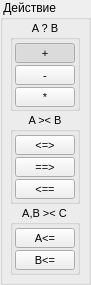
   <widget class="QGroupBox" name="Deystviya_groupBox">
    <property name="geometry">
     <rect>
      <x>220</x>
      <y>10</y>
      <width>91</width>
      <height>285</height>
     </rect>
    </property>
    <property name="title">
     <string> Действие</string>
    </property>
    <widget class="QGroupBox" name="ABvC">
     <property name="geometry">
      <rect>
       <x>10</x>
       <y>20</y>
       <width>70</width>
       <height>91</height>
      </rect>
     </property>
     <property name="font">
      <font>
       <pointsize>8</pointsize>
      </font>
     </property>
     <property name="title">
      <string>A ? B</string>
     </property>
     <property name="alignment">
      <set>Qt::AlignCenter</set>
     </property>
     <widget class="QPushButton" name="Raznost_pushButton">
      <property name="geometry">
       <rect>
        <x>5</x>
        <y>45</y>
        <width>60</width>
        <height>20</height>
       </rect>
      </property>
      <property name="text">
       <string>-</string>
      </property>
      <property name="checkable">
       <bool>true</bool>
      </property>
      <property name="autoExclusive">
       <bool>true</bool>
      </property>
      <property name="autoDefault">
       <bool>false</bool>
      </property>
      <property name="default">
       <bool>false</bool>
      </property>
     </widget>
     <widget class="QPushButton" name="Umnoj_pushButton">
      <property name="geometry">
       <rect>
        <x>5</x>
        <y>67</y>
        <width>60</width>
        <height>20</height>
       </rect>
      </property>
      <property name="text">
       <string>*</string>
      </property>
      <property name="checkable">
       <bool>true</bool>
      </property>
      <property name="autoExclusive">
       <bool>true</bool>
      </property>
      <property name="autoDefault">
       <bool>false</bool>
      </property>
      <property name="default">
       <bool>false</bool>
      </property>
     </widget>
     <widget class="QPushButton" name="Summa_pushButton">
      <property name="geometry">
       <rect>
        <x>5</x>
        <y>23</y>
        <width>60</width>
        <height>20</height>
       </rect>
      </property>
      <property name="text">
       <string>+</string>
      </property>
      <property name="checkable">
       <bool>true</bool>
      </property>
      <property name="checked">
       <bool>true</bool>
      </property>
      <property name="autoRepeat">
       <bool>false</bool>
      </property>
      <property name="autoExclusive">
       <bool>true</bool>
      </property>
      <property name="autoDefault">
       <bool>false</bool>
      </property>
      <property name="default">
       <bool>false</bool>
      </property>
     </widget>
    </widget>
    <widget class="QGroupBox" name="ABizAB_groupBox">
     <property name="geometry">
      <rect>
       <x>10</x>
       <y>112</y>
       <width>70</width>
       <height>92</height>
      </rect>
     </property>
     <property name="font">
      <font>
       <pointsize>8</pointsize>
      </font>
     </property>
     <property name="title">
      <string>A &gt;&lt; B</string>
     </property>
     <property name="alignment">
      <set>Qt::AlignCenter</set>
     </property>
     <widget class="QPushButton" name="ABpomemyat">
      <property name="geometry">
       <rect>
        <x>5</x>
        <y>23</y>
        <width>60</width>
        <height>20</height>
       </rect>
      </property>
      <property name="text">
       <string>&lt;=&gt;</string>
      </property>
      <property name="checkable">
       <bool>false</bool>
      </property>
      <property name="autoDefault">
       <bool>false</bool>
      </property>
      <property name="default">
       <bool>false</bool>
      </property>
     </widget>
     <widget class="QPushButton" name="izBvA">
      <property name="geometry">
       <rect>
        <x>5</x>
        <y>67</y>
        <width>60</width>
        <height>20</height>
       </rect>
      </property>
      <property name="text">
       <string>&lt;==</string>
      </property>
      <property name="checkable">
       <bool>false</bool>
      </property>
      <property name="autoDefault">
       <bool>false</bool>
      </property>
      <property name="default">
       <bool>false</bool>
      </property>
     </widget>
     <widget class="QPushButton" name="izAvB">
      <property name="geometry">
       <rect>
        <x>5</x>
        <y>45</y>
        <width>60</width>
        <height>20</height>
       </rect>
      </property>
      <property name="text">
       <string>==&gt;</string>
      </property>
      <property name="checkable">
       <bool>false</bool>
      </property>
      <property name="autoDefault">
       <bool>false</bool>
      </property>
      <property name="default">
       <bool>false</bool>
      </property>
     </widget>
    </widget>
    <widget class="QGroupBox" name="ABizC_groupBox">
     <property name="geometry">
      <rect>
       <x>10</x>
       <y>205</y>
       <width>70</width>
       <height>70</height>
      </rect>
     </property>
     <property name="font">
      <font>
       <pointsize>8</pointsize>
      </font>
     </property>
     <property name="title">
      <string>A,B &gt;&lt; C</string>
     </property>
     <property name="alignment">
      <set>Qt::AlignCenter</set>
     </property>
     <widget class="QPushButton" name="izCvA">
      <property name="geometry">
       <rect>
        <x>5</x>
        <y>23</y>
        <width>60</width>
        <height>20</height>
       </rect>
      </property>
      <property name="text">
       <string>A&lt;=</string>
      </property>
      <property name="checkable">
       <bool>false</bool>
      </property>
      <property name="autoDefault">
       <bool>false</bool>
      </property>
      <property name="default">
       <bool>false</bool>
      </property>
     </widget>
     <widget class="QPushButton" name="izCvB">
      <property name="geometry">
       <rect>
        <x>5</x>
        <y>45</y>
        <width>60</width>
        <height>20</height>
       </rect>
      </property>
      <property name="text">
       <string>B&lt;=</string>
      </property>
      <property name="checkable">
       <bool>false</bool>
      </property>
      <property name="autoDefault">
       <bool>false</bool>
      </property>
      <property name="default">
       <bool>false</bool>
      </property>
     </widget>
    </widget>
   </widget>
